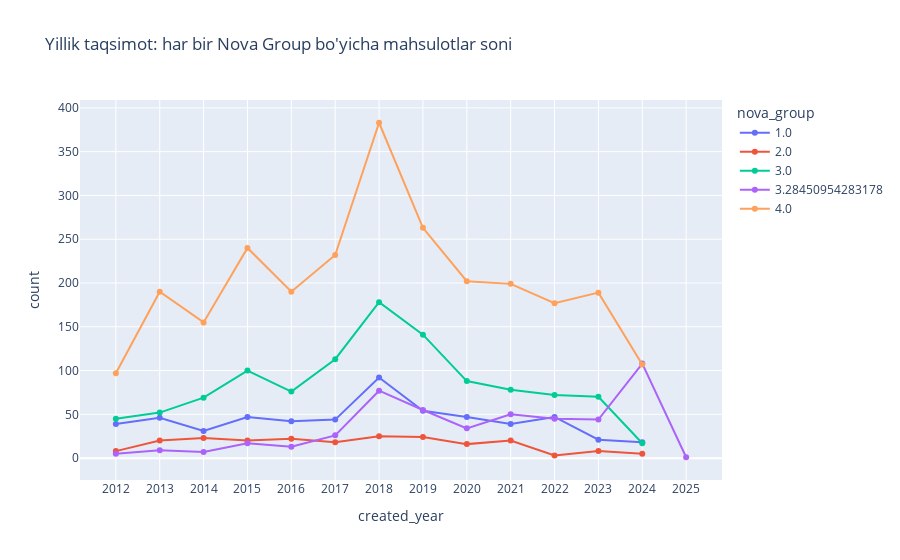
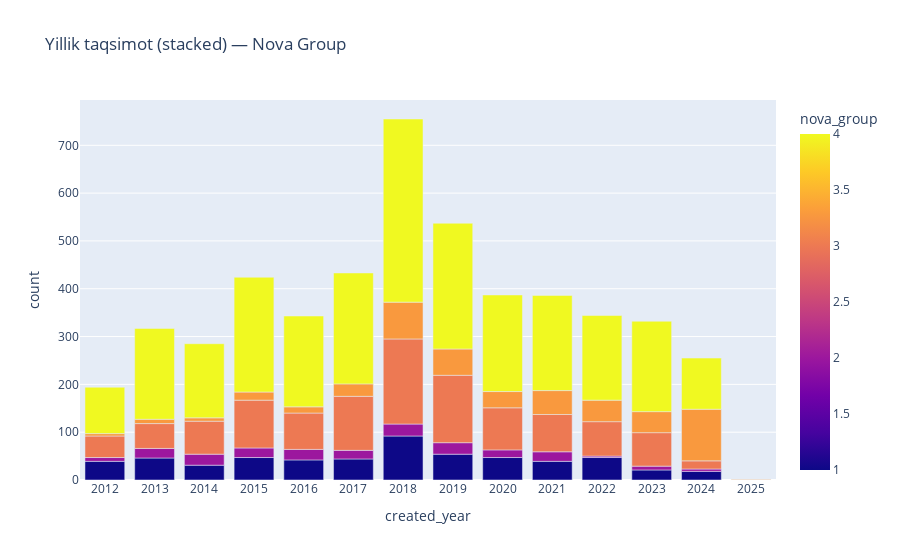

The code cell stored with these charts, in order, in its notebook:
### Markdown cell above
# Product trend — created_year vs nova_group (yillik tendensiyalar)

### Code cell
import pandas as pd
import plotly.express as px

# df — sizning final_df DataFrame'ingiz
# Agar CSV dan o'qilsa:
# df = pd.read_csv(r"C:\Users\Rasulbek907\Desktop\Project_MP\Data\Enginered_Data\sml_multiclass_dataset.csv")

# 1. Yillik count — har bir nova_group uchun
year_counts = df.groupby(["created_year", "nova_group"]).size().reset_index(name="count")

fig = px.line(year_counts.sort_values("created_year"),
              x="created_year", y="count", color="nova_group",
              markers=True,
              title="Yillik taqsimot: har bir Nova Group bo'yicha mahsulotlar soni")
fig.update_layout(xaxis=dict(dtick=1))
fig.show()

# ➤ Agar stack qilingan bar ko'rinishini xohlasangiz:
fig2 = px.bar(year_counts, x="created_year", y="count", color="nova_group",
              title="Yillik taqsimot (stacked) — Nova Group")
fig2.update_layout(barmode="stack", xaxis=dict(dtick=1))
fig2.show()

### Figure 1 — Plotly figure (JSON) as saved in the notebook; plotly's stock layout.template omitted (floating-point values rounded to 4 significant figures)
{"data": [{"hovertemplate": "nova_group=1.0<br>created_year=%{x}<br>count=%{y}<extra></extra>", "legendgroup": "1.0", "line": {"color": "#636efa", "dash": "solid"}, "marker": {"symbol": "circle"}, "mode": "lines+markers", "name": "1.0", "orientation": "v", "showlegend": true, "type": "scatter", "x": [2012, 2013, 2014, 2015, 2016, 2017, 2018, 2019, 2020, 2021, 2022, 2023, 2024], "xaxis": "x", "y": [39, 46, 31, 47, 42, 44, 92, 54, 47, 39, 47, 21, 18], "yaxis": "y"}, {"hovertemplate": "nova_group=2.0<br>created_year=%{x}<br>count=%{y}<extra></extra>", "legendgroup": "2.0", "line": {"color": "#EF553B", "dash": "solid"}, "marker": {"symbol": "circle"}, "mode": "lines+markers", "name": "2.0", "orientation": "v", "showlegend": true, "type": "scatter", "x": [2012, 2013, 2014, 2015, 2016, 2017, 2018, 2019, 2020, 2021, 2022, 2023, 2024], "xaxis": "x", "y": [8, 20, 23, 20, 22, 18, 25, 24, 16, 20, 3, 8, 5], "yaxis": "y"}, {"hovertemplate": "nova_group=3.0<br>created_year=%{x}<br>count=%{y}<extra></extra>", "legendgroup": "3.0", "line": {"color": "#00cc96", "dash": "solid"}, "marker": {"symbol": "circle"}, "mode": "lines+markers", "name": "3.0", "orientation": "v", "showlegend": true, "type": "scatter", "x": [2012, 2013, 2014, 2015, 2016, 2017, 2018, 2019, 2020, 2021, 2022, 2023, 2024], "xaxis": "x", "y": [45, 52, 69, 100, 76, 113, 178, 141, 88, 78, 72, 70, 17], "yaxis": "y"}, {"hovertemplate": "nova_group=3.28450954283178<br>created_year=%{x}<br>count=%{y}<extra></extra>", "legendgroup": "3.28450954283178", "line": {"color": "#ab63fa", "dash": "solid"}, "marker": {"symbol": "circle"}, "mode": "lines+markers", "name": "3.28450954283178", "orientation": "v", "showlegend": true, "type": "scatter", "x": [2012, 2013, 2014, 2015, 2016, 2017, 2018, 2019, 2020, 2021, 2022, 2023, 2024, 2025], "xaxis": "x", "y": [5, 9, 7, 17, 13, 26, 77, 55, 34, 50, 45, 44, 108, 1], "yaxis": "y"}, {"hovertemplate": "nova_group=4.0<br>created_year=%{x}<br>count=%{y}<extra></extra>", "legendgroup": "4.0", "line": {"color": "#FFA15A", "dash": "solid"}, "marker": {"symbol": "circle"}, "mode": "lines+markers", "name": "4.0", "orientation": "v", "showlegend": true, "type": "scatter", "x": [2012, 2013, 2014, 2015, 2016, 2017, 2018, 2019, 2020, 2021, 2022, 2023, 2024], "xaxis": "x", "y": [97, 190, 155, 240, 190, 232, 383, 263, 202, 199, 177, 189, 107], "yaxis": "y"}], "layout": {"legend": {"title": {"text": "nova_group"}, "tracegroupgap": 0}, "title": {"text": "Yillik taqsimot: har bir Nova Group bo'yicha mahsulotlar soni"}, "xaxis": {"anchor": "y", "domain": [0, 1], "dtick": 1, "title": {"text": "created_year"}}, "yaxis": {"anchor": "x", "domain": [0, 1], "title": {"text": "count"}}}}

### Figure 2 — Plotly figure (JSON) as saved in the notebook; plotly's stock layout.template omitted (floating-point values rounded to 4 significant figures)
{"data": [{"hovertemplate": "created_year=%{x}<br>count=%{y}<br>nova_group=%{marker.color}<extra></extra>", "legendgroup": "", "marker": {"color": [1.0, 2.0, 3.0, 3.285, 4.0, 1.0, 2.0, 3.0, 3.285, 4.0, 1.0, 2.0, 3.0, 3.285, 4.0, 1.0, 2.0, 3.0, 3.285, 4.0, 1.0, 2.0, 3.0, 3.285, 4.0, 1.0, 2.0, 3.0, 3.285, 4.0, 1.0, 2.0, 3.0, 3.285, 4.0, 1.0, 2.0, 3.0, 3.285, 4.0, 1.0, 2.0, 3.0, 3.285, 4.0, 1.0, 2.0, 3.0, 3.285, 4.0, 1.0, 2.0, 3.0, 3.285, 4.0, 1.0, 2.0, 3.0, 3.285, 4.0, 1.0, 2.0, 3.0, 3.285, 4.0, 3.285], "coloraxis": "coloraxis", "pattern": {"shape": ""}}, "name": "", "orientation": "v", "showlegend": false, "textposition": "auto", "type": "bar", "x": [2012, 2012, 2012, 2012, 2012, 2013, 2013, 2013, 2013, 2013, 2014, 2014, 2014, 2014, 2014, 2015, 2015, 2015, 2015, 2015, 2016, 2016, 2016, 2016, 2016, 2017, 2017, 2017, 2017, 2017, 2018, 2018, 2018, 2018, 2018, 2019, 2019, 2019, 2019, 2019, 2020, 2020, 2020, 2020, 2020, 2021, 2021, 2021, 2021, 2021, 2022, 2022, 2022, 2022, 2022, 2023, 2023, 2023, 2023, 2023, 2024, 2024, 2024, 2024, 2024, 2025], "xaxis": "x", "y": [39, 8, 45, 5, 97, 46, 20, 52, 9, 190, 31, 23, 69, 7, 155, 47, 20, 100, 17, 240, 42, 22, 76, 13, 190, 44, 18, 113, 26, 232, 92, 25, 178, 77, 383, 54, 24, 141, 55, 263, 47, 16, 88, 34, 202, 39, 20, 78, 50, 199, 47, 3, 72, 45, 177, 21, 8, 70, 44, 189, 18, 5, 17, 108, 107, 1], "yaxis": "y"}], "layout": {"barmode": "stack", "coloraxis": {"colorbar": {"title": {"text": "nova_group"}}, "colorscale": [[0, "#0d0887"], [0.1111, "#46039f"], [0.2222, "#7201a8"], [0.3333, "#9c179e"], [0.4444, "#bd3786"], [0.5556, "#d8576b"], [0.6667, "#ed7953"], [0.7778, "#fb9f3a"], [0.8889, "#fdca26"], [1, "#f0f921"]]}, "legend": {"tracegroupgap": 0}, "title": {"text": "Yillik taqsimot (stacked) — Nova Group"}, "xaxis": {"anchor": "y", "domain": [0, 1], "dtick": 1, "title": {"text": "created_year"}}, "yaxis": {"anchor": "x", "domain": [0, 1], "title": {"text": "count"}}}}
